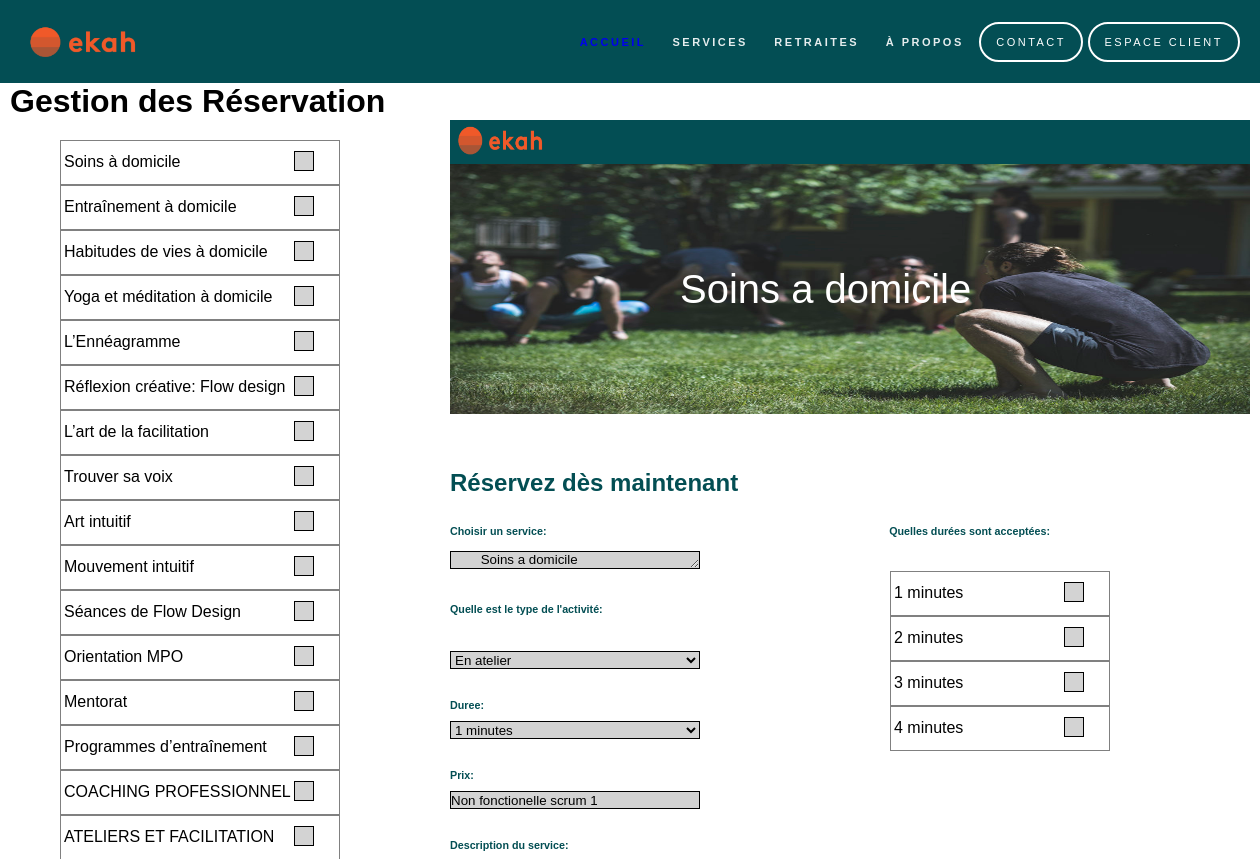
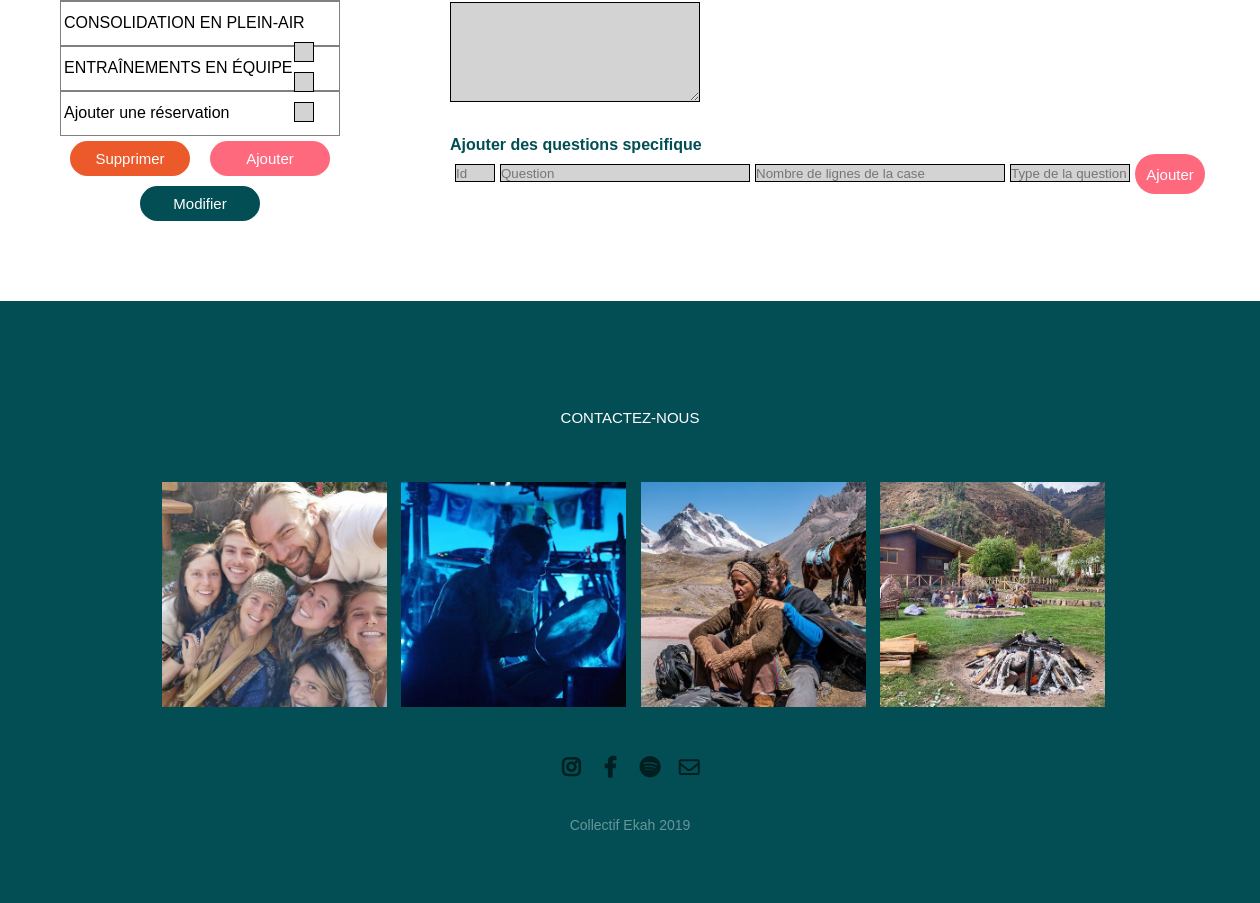
Page /affichage/gestionReservation/gestionReservation.php on the committed database (2 pictures, top to bottom).
### tables this page shows
CREATE TABLE activite (
id INT NOT NULL AUTO_INCREMENT PRIMARY KEY,
id_type_activite INT NOT NULL,
nom VARCHAR(100) NOT NULL,
description_breve VARCHAR(500) NOT NULL,
description_longue VARCHAR(1500) NOT NULL,
cout DECIMAL(6,2),
FOREIGN KEY (id_type_activite) REFERENCES type_activite(id)
);

CREATE TABLE duree (
id INT NOT NULL AUTO_INCREMENT PRIMARY KEY,
temps INT NOT NULL
);

### php/gestionnaire/Activite/gestionActivite.php (called while the page is built, shortened)
<?php
include_once $_SERVER['DOCUMENT_ROOT']."/Project-Ekah/utils/connexion.php";
include_once $_SERVER['DOCUMENT_ROOT']."/Project-Ekah/php/class/Activite/activite.php";
include_once $_SERVER['DOCUMENT_ROOT']."/Project-Ekah/php/class/Activite/type_activite.php";
class GestionActivite{
  public function getAllActivite(){
    $tempconn = new Connexion();
    $conn = $tempconn->getConnexion();
    $activite = null;
    $requete= "SELECT * FROM activite";
    $result = $conn->query($requete);
    if ($result->num_rows > 0) {
      while($row = $result->fetch_assoc()) {
        $activite[] = new Activite( $row['id'],
                                  $row['id_type_activite'],
                                  $row['nom'],
                                  $row['description_breve'],
                                  $row['description_longue']);
      }
    }
    return $activite;
  }
  public function getAllTypeActivite(){
    $tempconn = new Connexion();
    $conn = $tempconn->getConnexion();
    $requete= "SELECT * FROM type_activite";
    $result = $conn->query($requete);
    if ($result->num_rows > 0) {
      while($row = $result->fetch_assoc()) {
        $type_activite[] = new Type_activite( $row['id'],
                                  $row['nom'],);
      }
    }
    return $type_activite;
  }
}
?>

### utils/connexion.php (called while the page is built, shortened)
<?php
class Connexion{
  private $dbHost = "localhost";
  private $dbUser = "root";
  private $dbPass = "";
  private $dbName = "ekah";
  function __construct() {
    $this->conn = mysqli_connect($this->dbHost, $this->dbUser, $this->dbPass, $this->dbName);
  }
}
?>

### php/class/Activite/activite.php (called while the page is built, shortened)
<?php
  class Activite{
    private $nom;
    public function getNom(){
      return $this->nom;
    }
    public function setNom($nom){
      $this->nom = $nom;
    }
  }
 ?>

### php/gestionnaire/Duree/gestionDuree.php (called while the page is built, shortened)
<?php
 include_once $_SERVER['DOCUMENT_ROOT']."/Project-Ekah/utils/connexion.php";
 include_once $_SERVER['DOCUMENT_ROOT']."/Project-Ekah/php/class/Duree/duree.php";
class GestionDuree{
  public function getAllDuree(){
    $tempconn = new Connexion();
    $conn = $tempconn->getConnexion();
    $duree = null;
    $requete= "SELECT * FROM duree";
    $result = $conn->query($requete);
    if ($result->num_rows > 0) {
      while($row = $result->fetch_assoc()) {
        $duree[] = new Duree( $row['id'],
                                  $row['temps']);
      }
    }
    return $duree;
  }
  public function getDureesOfActivite($idActivite){
    $tempconn = new Connexion();
    $conn = $tempconn->getConnexion();
      $requete = "SELECT tda.id_activite, d.id, d.temps FROM ta_duree_activite AS tda
                INNER JOIN activite AS a ON tda.id_activite = a.id
                INNER JOIN duree AS d ON tda.id_duree = d.id
                WHERE tda.id_activite = $idActivite;";
      $result = $conn->query($requete);
      if ($result->num_rows > 0) {
        while($row = $result->fetch_assoc()) {
          $duree[] = new Duree( $row['id'],$row['temps']);
        }
      }
      return $duree;
    }
  }
?>

### php/class/Duree/duree.php (called while the page is built, shortened)
<?php
  class Duree{
    private $temps;
    public function getTemps(){
      return $this->temps;
    }
    public function setTemps($temps){
      $this->temps = $temps;
    }
  }
 ?>

### php/class/Activite/type_activite.php (called while the page is built, shortened)
<?php
class Type_activite{
  private $nom;
    public function getNom(){
      return $this->nom
      ;}
  public function setNom($nom){
    $this->nom = $nom
    ;}
} ?>

### affichage/gestionReservation/gestionAffichageGestionReservation.php (the view)
<?php
  class GestionAffichageGestionReservation
  {
    public function getAllActivite(){
       $ga = new GestionActivite();
       $activite = $ga->getAllActivite();
       $html = "";
        if (!is_array($activite)){
         $html .= "Aucun resultat trouvé.";
       }
       else{
         for ($i = 0; $i < sizeof($activite); $i++){
           $html .= "
               <div class=\"sectionActivite\" >
               <div class=\"titreActivite\">".$activite[$i]->getNom()."</div>
               <div onclick='selectionne($i);' class=\"boiteSelection\" id='Activite-$i'></div>
               </div>
                 ";
         }
         $j=sizeof($activite);
         $html.="
         <div class=\"sectionActivite\" >
         <div class=\"titreActivite\">Ajouter une réservation</div>
         <div onclick='selectionne($j);' class=\"boiteSelection\" id='Activite-$j'></div>
         </div>
         ";
       }
       return $html;
     }
     public function getAllTypeActivite(){
        $ga = new GestionActivite();
        $type_activite = $ga->getAllTypeActivite();
        $html = "";
         if (!is_array($type_activite)){
          $html .= "Aucun resultat trouvé.";
        }
        else{
          $html .= "<select class=\"boxType\" name=\"type\" id=\"type\"> ";
          for ($i = 0; $i < sizeof($type_activite);$i++){
            $j=$i+1;
            $html .= "
              <option id='Type-$i' value=\"$j\" >".$type_activite[$i]->getNom()."</option>
            ";
          }
          $html .= "</select>";
        }
        return $html;
      }
      public function getDureeActivite($idActivite){
         $gd = new GestionDuree();
         $duree_activite = $gd->getDureesOfActivite($idActivite);
         $html = "";
          if (!is_array($duree_activite)){
           $html .= "Aucun resultat trouvé.";
         }
         else{
           $html .= "<select class=\"boxDuree\" name=\"service\" id=\"duree\">";
           for ($i = 0; $i < sizeof($duree_activite);$i++){
             $j=$i+1;
             $html .= "
               <option id='Duree-$i' value=\"$j\" >".$duree_activite[$i]->getTemps()." minutes</option>
             ";
           }
           $html .= "</select>";
         }
         return $html;
       }
     public function getAllDuree(){
        $gd = new GestionDuree();
        $duree = $gd->getAllDuree();
        $html = "";
         if (!is_array($duree)){
          $html .= "Aucun resultat trouvé.";
        }
        else{
          for ($i = 0; $i < sizeof($duree); $i++){
            $html .= "
                <div class=\"sectionDuree\" >
                <div class=\"titreActivite\">".$duree[$i]->getTemps()." minutes</div>
                <div onclick='selectionneDuree($i);' class=\"boiteSelection\" id='Duree-$i'></div>
                </div>
                  ";
          }
        }
        return $html;
      }
   }
?>

### affichage/gestionReservation/gestionReservation.php (shortened to what this page needs)
<?php
  require_once("../../php/gestionnaire/Activite/gestionActivite.php");
  require_once("../../php/gestionnaire/Duree/gestionDuree.php");
?>
<!DOCTYPE html>
<html lang="en" dir="ltr">
<head>
  <link href="https://use.fontawesome.com/releases/v5.0.7/css/all.css" rel="stylesheet">
  <link rel="stylesheet" href="../../css/gestionReservation.css">
  <link rel="stylesheet" href="../../css/main.css">
</head>
<body>
  <?php include $_SERVER['DOCUMENT_ROOT'].'/Project-Ekah/affichage/global/header.php' ?>
<main>
  <h1 class="titreReservation">Gestion des Réservation</h1>
    <div class="tableauActivite">
    <?php
                   require_once 'gestionAffichageGestionReservation.php';
                   $gagr = new GestionAffichageGestionReservation();
                   echo $gagr->getAllActivite();
                 ?>
                 <input type="button" class="submitSupprimer" onclick="supprime();" value="Supprimer" />
                 <input type="button" class="submitAjout" onclick="ajouter();" value="Ajouter" /></br>
                 <input type="button" class="submitModifier" onclick="modifier();" value="Modifier" />
    </div>
    <div class="reservationMain">
      <div class="reservationHeader"><img class="imgHeader"src="../../img/logo_ekah_header.png" alt="Ekah"></div>
      <div class="reservationImg"><img class="imgPrincipal"src="../../img/imgDehors.jpg" alt="Soins a domicile"> <div class="titreImg" id="titre">Soins a domicile</div></div>
      <h2 class="reservez texteEkha">Réservez dès maintenant</h2></br>
      <h6 class="choisirServ texteEkha">Choisir un service:</h6>
      <h6 class="choisirDuree texteEkha">Quelles durées sont acceptées:</h6></br></br>
      <textarea class="boxService" name="service" id="nom">
        Soins a domicile
      </textarea>
      <div class="tableauDuree">
      <?php
                     require_once 'gestionAffichageGestionReservation.php';
                     $gagr = new GestionAffichageGestionReservation();
                     echo $gagr->getAllDuree();
                   ?>
    </div>
    <h6 class="choisirType texteEkha">Quelle est le type de l'activité:</h6></br></br>
    <?php
                   require_once 'gestionAffichageGestionReservation.php';
                   $gagr = new GestionAffichageGestionReservation();
                   echo $gagr->getAllTypeActivite();
                 ?>
    <h6 class="duree texteEkha">Duree:</h6>
    <?php
                   require_once 'gestionAffichageGestionReservation.php';
                   $gagr = new GestionAffichageGestionReservation();
                   echo $gagr->getDureeActivite(1);
                 ?>
    <h6 class="prix texteEkha">Prix:</h6>
    <input class="boxDuree" type="text" name="prix" min="0" value="Non fonctionelle scrum 1"></input>
    <h6 class="descriptionC texteEkha">Description du service:</h6>
    <textarea class="boxDescription" type="text" name="descriptionC" cols="40" rows="5" id="descriptionC"></textarea>
    <h4 class="descriptionC texteEkha">Ajouter des questions specifique</h6>
      <input class="inputId" type="text"  placeholder="Id" id="idQuestion"></input>
      <input class="inputQuestion" type="text"  placeholder="Question" id="question"></input>
      <input class="inputNb" type="text"  placeholder="Nombre de lignes de la case" id="nbLigne"></input>
      <input class="inputType" type="text"  placeholder="Type de la question" id="typeQuestion"></input>
      <input type="button" class="submitAjoutQuestion" onclick="ajouterQuestion();" value="Ajouter" />
</main>
<?php include $_SERVER['DOCUMENT_ROOT'].'/Project-Ekah/affichage/global/footer.php' ?>
</body>
</html>

### affichage/global/header.php (shortened to what this page needs)
<?php
if (!isset($_SESSION['logged_in_user_id'])){
  $seConnecterRedirect = "/Project-Ekah/affichage/global/login.php";
}
 ?>
<header>
  <div id="logoWrapper" class="logo">
    <img id='logoHeader'src="../../img/logo_ekah_header.png" onclick="window.location.href='https://ekah.co'"  alt="Ekah">
  </div>
  <nav class="nav-header">
    <div class="inner-header">
      <div class="onglet">
        <a href="https://ekah.co">ACCUEIL</a>
      </div>
        <div id="onglet_service" class="onglet">
          <div id="folder_service" class="folder">SERVICES</div>
        </div>
      <div id="onglet_retraite" class="onglet">
        <div id="folder_retraite" class="folder">RETRAITES</div>
      </div>
      <div id="onglet_propos" class="onglet">
        <div id="folder_propos" class="folder">À PROPOS</div>
      </div>
      <div id="contactNav" class="btn-header">
        <a href="https://ekah.co/contact-1">CONTACT</a>
      </div>
      <div id="seConnecter" class="btn-header">
        <a href="<?php echo $seConnecterRedirect; ?>">ESPACE CLIENT</a>
      </div>
    </div>
  </nav>
</header>

### affichage/global/footer.php
<footer>
  <div class="footer-main">
    <div class="contact-link">
      <a href="https://ekah.co/contact-1" target="_blank">CONTACTEZ-NOUS</a>
    </div>
    <div class="block-photo">
      <div class="photo">
        <a ><img src="../../img/instagram/ig-1.jpeg" alt="Photo IG"></a>
      </div>
      <div class="photo">
        <a ><img src="../../img/instagram/ig-2.jpeg" alt="Photo IG"></a>
      </div>
      <div class="photo">
        <a ><img src="../../img/instagram/ig-3.jpeg" alt="Photo IG"></a>
      </div>
      <div class="photo">
        <a ><img src="../../img/instagram/ig-4.jpeg" alt="Photo IG"></a>
      </div>
    </div>
    <div class="block-media">
      <div class="media-center">
        <a href="https://www.instagram.com/ekah_co/" target="_blank"><span class="media" id="instagram"></span></a>
        <a href="https://www.facebook.com/ekahco/" target="_blank"><span class="media" id="facebook"></span></a>
        <a href="https://open.spotify.com/user/2227gwovubmf7laj7oxdx4oua" target="_blank"><span class="media" id="spotify"></span></a>
        <a href="mailto:info@ekah.co" target="_blank"><span class="media" id="email"><i class="far fa-envelope"></i></span></a>
      </div>
    </div>
    <div class="ekah-txt">
      <p>Collectif Ekah 2019</p>
    </div>
  </div>
</footer>

### css/gestionReservation.css (style rules this page uses)
.texteEkha { color:#034E53; }
.boxService { width:250px; height:18px; border:1px solid; border-color:#000; background-color:#D3D3D3; }
.boxDuree { width:250px; height:18px; margin-top:10px; border:1px solid; border-color:#000; background-color:#D3D3D3; }
.inputQuestion { width:250px; height:18px; margin-top:10px; border:1px solid; border-color:#000; background-color:#D3D3D3; margin-left:5px; float:left; }
.inputNb { width:250px; height:18px; margin-top:10px; border:1px solid; border-color:#000; background-color:#D3D3D3; margin-left:5px; float:left; }
.inputType { width:120px; height:18px; margin-top:10px; border:1px solid; border-color:#000; background-color:#D3D3D3; margin-left:5px; float:left; }
.inputId { width:40px; height:18px; margin-top:10px; border:1px solid; border-color:#000; background-color:#D3D3D3; margin-left:5px; float:left; }
.boxType { width:250px; height:18px; border:1px solid; border-color:#000; background-color:#D3D3D3; }
.boxDescription { width:250px; height:100px; margin-top:10px; border:1px solid; border-color:#000; background-color:#D3D3D3; }
.reservez { margin-top:10px; }
.submitAjout { font-size: 15px; width:120px; height:35px; color:#FFF; background-color:#FF697E; background-size: 90px 35px; border:none; border-radius: 20px; float:left; margin-left:20px; margin-top:5px; }
.submitAjoutQuestion { font-size: 15px; width:70px; height:40px; color:#FFF; background-color:#FF697E; background-size: 90px 35px; border:none; border-radius: 20px; margin-right:45px; float:right; }
.submitSupprimer { font-size: 15px; width:120px; height:35px; color:#FFF; background-color:#EC592A; background-size: 90px 35px; border:none; border-radius: 20px; float:left; margin-left:10px; margin-top:5px; }
.submitModifier { font-size: 15px; width:120px; height:35px; color:#FFF; background-color:#034E54; background-size: 90px 35px; border:none; border-radius: 20px; float:left; margin-left:80px; margin-top:10px; }
.prix { margin-top:30px; }
.descriptionC { margin-top:30px; }
.choisirServ { margin-top:10px; float:left; }
.choisirDuree { margin-top:10px; margin-right:200px; float:right; }
.choisirType { margin-top:30px; }
.reservationMain { width:800px; height:40px; margin-left:450px; margin-bottom:1000px; }
.reservationHeader { background-color:#034E54; }
.imgHeader { width:100px; height:40px; }
.imgPrincipal { width:800px; height:250px; float:left }
.titreImg { margin-left:420px; font-size:40px; color:#fff; transform: translate(-50%, -50%); }
.titreReservation { margin-left:10px; }
.duree { margin-top:30px; }
.tableauActivite { margin-left:60px; margin-top:20px; float:left; }
.tableauDuree { margin-right:140px; margin-top:20px; float:right; }
.sectionActivite { width:280px; height:45px; border:1px solid; border-color:#808080; background-color:#fff; }
.sectionDuree { width:220px; height:45px; border:1px solid; border-color:#808080; background-color:#fff; }
.titreActivite { margin-left:3px; margin-top: 12px; float:left; }
.boiteSelection { width:20px; height:20px; border:1px solid; border-color:#000; background-color:#D3D3D3; float: right; margin-right:25px; margin-top:10px }

### rows in the picture
activite: nom "Soins à domicile"
activite: nom "Entraînement à domicile"
activite: nom "Habitudes de vies à domicile"
activite: nom "Yoga et méditation à domicile"
activite: nom "L’Ennéagramme"
activite: nom "Réflexion créative: Flow design"
activite: nom "L’art de la facilitation"
activite: nom "Trouver sa voix"
activite: nom "Art intuitif"
activite: nom "Mouvement intuitif"
activite: nom "Séances de Flow Design"
activite: nom "Orientation MPO"
activite: nom "Mentorat"
activite: nom "Programmes d’entraînement"
activite: nom "COACHING PROFESSIONNEL"
activite: nom "ATELIERS ET FACILITATION"
activite: nom "CONSOLIDATION EN PLEIN-AIR"
activite: nom "ENTRAÎNEMENTS EN ÉQUIPE"
duree: temps "1"
duree: temps "2"
duree: temps "3"
duree: temps "4"

### other values in the picture
form field type "En atelier"
form field service "1 minutes"
